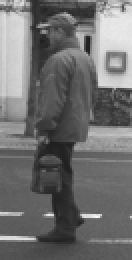
%> input picture Images/Training/Positive/imgleft000000009.png, 66 x 130 px (shown 2 times larger); its folder holds 4 pictures in this run
$ octave trainDetector.m   (GNU Octave 9; MATLAB toolbox functions it lacks are replaced by stand-ins)
%> lines starting %> are read from the running program, lines starting %| are printed output that depends on the picture
### common/getImagesInDir.m
function fileList = getImagesInDir(imgDir, addDir)
%> called with imgDir = './Images/Training/Positive/', addDir = true
% GETIMAGESINDIR Retrieves a list of the image files in the specified
%    directory.
%
%    The image files are returned as a cell array of strings.
%    The files are just the filename (no path) unless addDir = true.

    % Get the data for the directory.
    dirData = dir(imgDir);

    % Get the indeces of any directories.
    dirIndex = [dirData.isdir];

    % Get the list of files.
    initList = {dirData(~dirIndex).name};

    fileList = {};

    imgNum = 1;

    % For each file in the directory...
    for i = 1 : length(initList)

        % Get the next filename.
        imgFile = char(initList(i));

        % Grab the filename's extension.
        if (length(imgFile) <= 3)
            continue;
        else
            extension = imgFile((length(imgFile) - 2) : length(imgFile));
        end

        % If this is an image file...
        if (strcmp(extension, 'png') == 1) || ...
           (strcmp(extension, 'PNG') == 1) || ...
           (strcmp(extension, 'jpg') == 1) || ...
           (strcmp(extension, 'JPG') == 1)

            % Add the path if requested.
			if (addDir == true)
				imgFile = strcat(imgDir, imgFile);
            end

            % Add the file to the output list.
			fileList{imgNum} = imgFile;

            imgNum = imgNum + 1;
        end
    end
%> further down, img is the input picture: size 130x66 uint8; min 28, max 249, mean 111.1
end

### getHOGDescriptor.m
function H = getHOGDescriptor(hog, img)
% GETHOGDESCRIPTOR computes a HOG descriptor vector for the supplied image.
%   H = getHOGDescriptor(img)
%
%   This function takes a 130 x 66 pixel gray scale image (128 x 64 with a
%   1-pixel border for computing the gradients at the edges) and computes a
%   HOG descriptor for the image, returning a 3,780 value column vector.
%
%   Parameters:
%     img - A grayscale image matrix with 130 rows and 66 columns.
%   Returns:
%     A column vector of length 3,780 containing the HOG descriptor.
%
%    The intent of this function is to implement the same design choices as
%    the original HOG descriptor for human detection by Dalal and Triggs.
%    Specifically, I'm using the following parameter choices:
%      - 8x8 pixel cells
%      - Block size of 2x2 cells
%      - 50% overlap between blocks
%      - 9-bin histogram
%
%     The above parameters give a final descriptor size of
%     7 blocks across x 15 blocks high x 4 cells per block x 9 bins per hist
%     = 3,780 values in the final vector.
%
%    A couple other important design decisions:
%    - Each gradient vector splits its contribution proportionally between the
%      two nearest bins
%    - For the block normalization, I'm using L2 normalization.
%
%    Differences with OpenCV implementation:
%    - OpenCV uses L2 hysteresis for the block normalization.
%    - OpenCV weights each pixel in a block with a gaussian distribution
%      before normalizing the block.
%    - The sequence of values produced by OpenCV does not match the order
%      of the values produced by this code.


% Empty vector to store computed descriptor.
H = [];

% Verify the input image size matches the HOG parameters.
assert(isequal(size(img), hog.winSize))

% ===============================
%    Compute Gradient Vectors
% ===============================
% Compute the gradient vector at every pixel in the image.

% Create the operators for computing image derivative at every pixel.
hx = [-1,0,1];
hy = hx';

% Compute the derivative in the x and y direction for every pixel.
dx = filter2(hx, double(img));
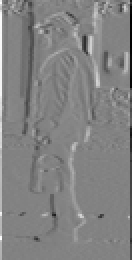
%> dx: size 130x66 double (shown 2 times larger); min -231, max 221, mean 0.1; drawn with min black and max white
dy = filter2(hy, double(img));
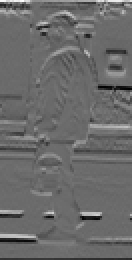
%> dy: size 130x66 double (shown 2 times larger); min -160, max 220, mean -0.4; drawn with min black and max white

% Remove the 1 pixel border.
dx = dx(2 : (size(dx, 1) - 1), 2 : (size(dx, 2) - 1));
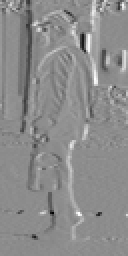
%> dx: size 128x64 double (shown 2 times larger); min -178, max 145, mean 0.1; drawn with min black and max white
dy = dy(2 : (size(dy, 1) - 1), 2 : (size(dy, 2) - 1));
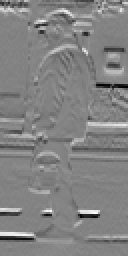
%> dy: size 128x64 double (shown 2 times larger); min -160, max 150, mean -0.7; drawn with min black and max white

% Convert the gradient vectors to polar coordinates (angle and magnitude).
angles = atan2(dy, dx);
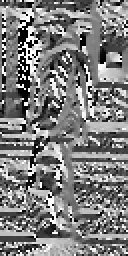
%> angles: size 128x64 double (shown 2 times larger); min -3.13, max 3.14, mean -0.0246; drawn with min black and max white
magnit = ((dy.^2) + (dx.^2)).^.5;
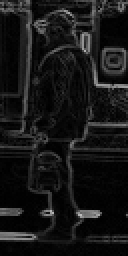
%> magnit: size 128x64 double (shown 2 times larger); min 0, max 188.7, mean 22.5

% =================================
%     Compute Cell Histograms
% =================================
% Compute the histogram for every cell in the image. We'll combine the cells
% into blocks and normalize them later.

% Create a three dimensional matrix to hold the histogram for each cell.
histograms = zeros(hog.numVertCells, hog.numHorizCells, hog.numBins);

% For each cell in the y-direction...
for row = 0:(hog.numVertCells - 1)

    % Compute the row number in the 'img' matrix corresponding to the top
    % of the cells in this row. Add 1 since the matrices are indexed from 1.
    rowOffset = (row * hog.cellSize) + 1;

    % For each cell in the x-direction...
    for col = 0:(hog.numHorizCells - 1)

        % Select the pixels for this cell.

        % Compute column number in the 'img' matrix corresponding to the left
        % of the current cell. Add 1 since the matrices are indexed from 1.
        colOffset = (col * hog.cellSize) + 1;

        % Compute the indices of the pixels within this cell.
        rowIndeces = rowOffset : (rowOffset + hog.cellSize - 1);
        colIndeces = colOffset : (colOffset + hog.cellSize - 1);

        % Select the angles and magnitudes for the pixels in this cell.
        cellAngles = angles(rowIndeces, colIndeces);
        cellMagnitudes = magnit(rowIndeces, colIndeces);

        % Compute the histogram for this cell.
        % Convert the cells to column vectors before passing them in.
        histograms(row + 1, col + 1, :) = getHistogram(cellMagnitudes(:), cellAngles(:), hog.numBins);
    end

end

% ===================================
%       Block Normalization
% ===================================

% Take 2 x 2 blocks of cells and normalize the histograms within the block.
% Normalization provides some invariance to changes in contrast, which can
% be thought of as multiplying every pixel in the block by some coefficient.

% For each cell in the y-direction...
for row = 1:(hog.numVertCells - 1)
    % For each cell in the x-direction...
    for col = 1:(hog.numHorizCells - 1)

        % Get the histograms for the cells in this block.
        blockHists = histograms(row : row + 1, col : col + 1, :);

        % Put all the histogram values into a single vector (nevermind the
        % order), and compute the magnitude.
        % Add a small amount to the magnitude to ensure that it's never 0.
        magnitude = norm(blockHists(:)) + 0.01;

        % Divide all of the histogram values by the magnitude to normalize
        % them.
        normalized = blockHists / magnitude;

        % Append the normalized histograms to our descriptor vector.
        H = [H; normalized(:)];
    end
end
%> after the loop, H = 3780 values, max 0.96 at index 3042, min 0 at index 264, mean 0.106

end

### common/printIteration.m
function  printIteration(iter)
%PRINTITERATION Prints current iteration at the end of a line.
%
    if (iter == 1)
        fprintf('%5d', iter);
        if exist('OCTAVE_VERSION') fflush(stdout); end;
    else
        fprintf('\b\b\b\b\b%5d', iter);
        if exist('OCTAVE_VERSION') fflush(stdout); end;
    end

end

### trainDetector.m
% trainDetector.m
%   Trains a linear SVM on the ~2.2k pre-cropped windows in the
%   /Images/Training/ folder. There is also already a pre-trained model
%   saved in hog_model.mat, so you don't *have* to run this script in order
%   to play with the other examples.

addpath('./common/');
addpath('./svm/');
addpath('./svm/minFunc/');

%%
% Define the default HOG detector parameters (the size of the detection
% window and the number of histogram bins).

% The number of bins to use in the histograms.
hog.numBins = 9;

% The number of cells horizontally and vertically.
hog.numHorizCells = 8;
hog.numVertCells = 16;

% Cell size in pixels (the cells are square).
hog.cellSize = 8;

% Compute the expected window size (with 1 pixel border on all sides).
hog.winSize = [(hog.numVertCells * hog.cellSize + 2), ...
               (hog.numHorizCells * hog.cellSize + 2)];

%%
% Load all training windows and get their HOG descriptors.

% Get the list of all images in the directory.
posFiles = getImagesInDir('./Images/Training/Positive/', true);
negFiles = getImagesInDir('./Images/Training/Negative/', true);

% Create the category labels.
y_train = [ones(length(posFiles), 1); zeros(length(negFiles), 1)];

% Combine the file lists to get a list of all training images.
fileList = [posFiles, negFiles];

% Build a matrix of all of the descriptors, one per row.
X_train = zeros(length(fileList), 3780);

fprintf('Computing descriptors for %d training windows: ', length(fileList));

% For all training window images...
for i = 1 : length(fileList)

    % Get the next filename.
    imgFile = char(fileList(i));

    % Print the current iteration (using some clever formatting to
    % overwrite).
    printIteration(i);

    %fprintf('%s\n', imgFile);
    % Load the image into a matrix.
    img = imread(imgFile);

    % Calculate the HOG descriptor for the window.
    H = getHOGDescriptor(hog, img);

    % Add the descriptor to the rest.
    X_train(i, :) = H';
end
%> pass 2 of the loop `for i = 1 : length(fileList)`:
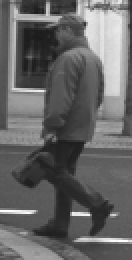
%> input picture Images/Training/Positive/imgleft000000019.png, 66 x 130 px (shown 2 times larger)
%> img is the input picture: size 130x66 uint8; min 28, max 255, mean 101.5
%> in getHOGDescriptor (call 2), `angles = atan2(dy, dx);`:
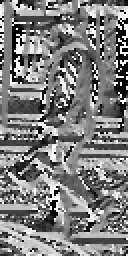
%> angles: size 128x64 double (shown 2 times larger); min -3.13, max 3.14, mean -0.00908; drawn with min black and max white
%> in getHOGDescriptor (call 2), `magnit = ((dy.^2) + (dx.^2)).^.5;`:
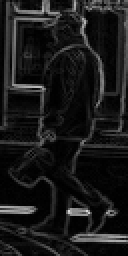
%> magnit: size 128x64 double (shown 2 times larger); min 0, max 219.5, mean 25.7
%> after the loop in getHOGDescriptor (call 2), `for row = 1:(hog.numVertCells - 1)`: H = 3780 values, max 0.89 at index 3078, min 0 at index 14, mean 0.103
%> pass 3 of the loop `for i = 1 : length(fileList)`:
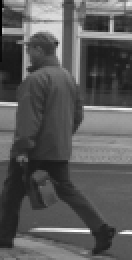
%> input picture Images/Training/Positive/imgleft000000029.png, 66 x 130 px (shown 2 times larger)
%> img is the input picture: size 130x66 uint8; min 0, max 255, mean 88.8
%> in getHOGDescriptor (call 3), `angles = atan2(dy, dx);`:
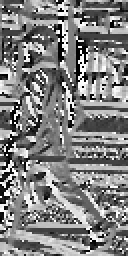
%> angles: size 128x64 double (shown 2 times larger); min -3.13, max 3.14, mean 0.0398; drawn with min black and max white
%> in getHOGDescriptor (call 3), `magnit = ((dy.^2) + (dx.^2)).^.5;`:
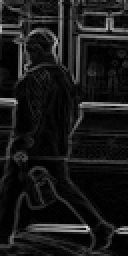
%> magnit: size 128x64 double (shown 2 times larger); min 0, max 219.3, mean 24.8
%> after the loop in getHOGDescriptor (call 3), `for row = 1:(hog.numVertCells - 1)`: H = 3780 values, max 0.93 at index 1278, min 0 at index 476, mean 0.102
%> the loop made 4 passes; the first 3 are shown

fprintf('\n');

%%
% Train the SVM.
% Store the resulting weights, theta, in the 'hog' structure.
fprintf('\nTraining linear SVM classifier...\n');
%%%%%hog.theta = train_svm(X_train, y_train, 1.0);
model = svmtrain(X_train,y_train);
save('model.mat', 'model');

% Evaluate the SVM over the training data.
%%%%%%p = X_train * (hog.theta); %Fahimeh%
%> (the run ends here)
